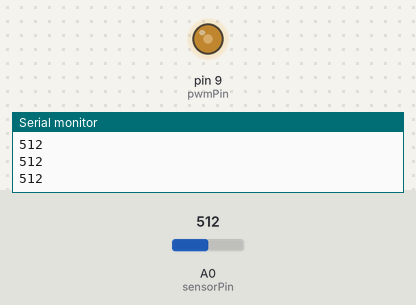
Bench run of a sketch on a simulated Arduino Uno, built with avr-gcc and run on an emulated ATmega328P. On the bench: output pins drawn as LEDs (lit = HIGH), the last lines printed to the serial monitor. Inputs (shaded band) come from the test bench; at power-on: A0 (sensorPin) = 512.

Above: at 1.2 s.
1.3 s: A0 (sensorPin) set to 0
At 1.69 s:
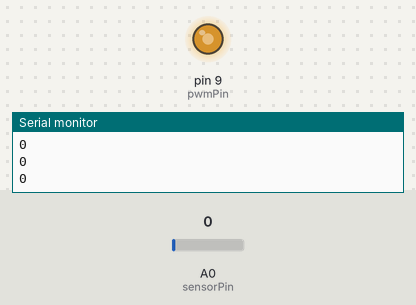
4.3 s: A0 (sensorPin) set to 122
At 5.06 s:
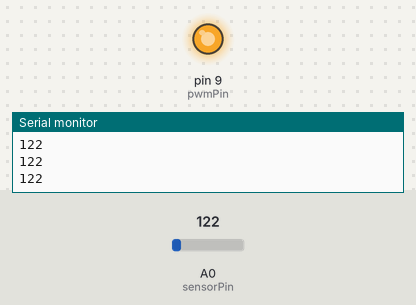
Timing chart, 0 to 13.3 s (numbered marks = the images above; inputs shaded):
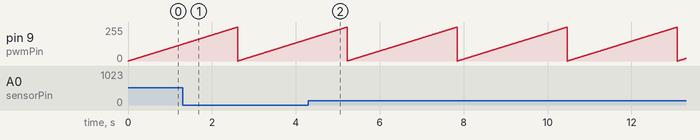

Measured:
- by itself, pin 9 (pwmPin): ramps from 0/255 to 254/255 and jumps back, once every 2.6 s

The sketch:

basicsound.ino
```cpp
int sensorPin = A0;
int pwmPin = 9;
int val=0;

void setup() {
  pinMode(pwmPin,OUTPUT);
  Serial.begin(9600);
}
void loop() {
  for (int i=0; i<255; i++) {
    analogWrite(pwmPin,i);
    val = analogRead(sensorPin);
    Serial.println(val);
    delay(10);
  }
}
```
